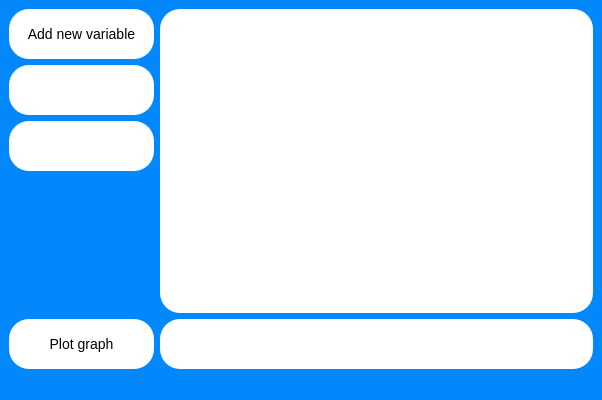
<?xml version="1.0" encoding="UTF-8"?>
<ui version="4.0">
 <class>GraphWindow</class>
 <widget class="QMainWindow" name="GraphWindow">
  <property name="geometry">
   <rect>
    <x>0</x>
    <y>0</y>
    <width>602</width>
    <height>400</height>
   </rect>
  </property>
  <property name="windowTitle">
   <string>Graph plotter</string>
  </property>
  <property name="styleSheet">
   <string notr="true">/*General Styling*/

* {
	font: 10pt &quot;Roboto&quot;;
    font-size: 14px;
	line-height: 20px;
	background-color: #0388fc;
	color: #000000;
}

/* Text box styling*/

QTextBrowser {
	border: none;
	padding-left:10px; 
	padding-top:10px;
	background-color: #FFFFFF;
	border-radius: 20px;
}

/* Line edit styling */
QLineEdit {
	border: 10px;
	border-color: #fc7303;
	padding-left:10px; 
	background-color: #FFFFFF;
	border-radius: 20px;
}
QLineEdit::hover {
	border: 5px solid;
	border-color: #fc7303;
}
QLineEdit::hover {
	background-color: #fc7303;
	color: #ffffff;
}

/* Label styling */
QLabel {
	border: none;
	border-radius: 20px;
	padding-left:10px; 
	background-color: #FFFFFF;
	color: #fc7303;
	font-size: 30px;
}

/* Scroll bar */
QScrollBar
{
	width: 20px;
	border:none;
    border-radius: 10px;
    background: #ffffff;
}
QScrollBar::add-page, QScrollBar::sub-page 
{
	background-color: #ffffff;
}
QScrollBar::add-line, QScrollBar::sub-line 
{
	background-color: #ffffff;
}
QScrollBar::handle
{
	background-color: #fc7303;
	min-height: 30px;
	border-radius: 10px;
	border:none;
}
QScrollBar::up-arrow
{
	background: none;
}
QScrollBar::down-arrow
{
	background: none;
}

/* Button styling */
QPushButton {
	background-color: #ffffff;
	border-radius: 20px;
}
QPushButton::hover {
	border: 5px solid;
	border-color: #fc7303;
}</string>
  </property>
  <widget class="QWidget" name="centralwidget">
   <layout class="QGridLayout" name="gridLayout_2">
    <item row="2" column="0">
     <layout class="QGridLayout" name="gridLayout" columnstretch="1,3">
      <item row="1" column="0">
       <widget class="QPushButton" name="pushButton">
        <property name="minimumSize">
         <size>
          <width>0</width>
          <height>50</height>
         </size>
        </property>
        <property name="text">
         <string>Add new variable</string>
        </property>
       </widget>
      </item>
      <item row="2" column="0">
       <widget class="QLineEdit" name="lineEdit">
        <property name="minimumSize">
         <size>
          <width>0</width>
          <height>50</height>
         </size>
        </property>
       </widget>
      </item>
      <item row="8" column="1">
       <widget class="QLabel" name="label">
        <property name="minimumSize">
         <size>
          <width>0</width>
          <height>50</height>
         </size>
        </property>
        <property name="text">
         <string/>
        </property>
       </widget>
      </item>
      <item row="8" column="0">
       <widget class="QPushButton" name="pushButton_2">
        <property name="minimumSize">
         <size>
          <width>0</width>
          <height>50</height>
         </size>
        </property>
        <property name="text">
         <string>Plot graph</string>
        </property>
       </widget>
      </item>
      <item row="3" column="0">
       <widget class="QLineEdit" name="lineEdit_2">
        <property name="minimumSize">
         <size>
          <width>0</width>
          <height>50</height>
         </size>
        </property>
       </widget>
      </item>
      <item row="4" column="0">
       <spacer name="verticalSpacer">
        <property name="orientation">
         <enum>Qt::Vertical</enum>
        </property>
        <property name="sizeHint" stdset="0">
         <size>
          <width>20</width>
          <height>40</height>
         </size>
        </property>
       </spacer>
      </item>
      <item row="1" column="1" rowspan="4">
       <widget class="QTextBrowser" name="textBrowser">
        <property name="maximumSize">
         <size>
          <width>16777213</width>
          <height>16777215</height>
         </size>
        </property>
       </widget>
      </item>
     </layout>
    </item>
   </layout>
  </widget>
  <widget class="QStatusBar" name="statusbar"/>
 </widget>
 <resources/>
 <connections/>
</ui>
